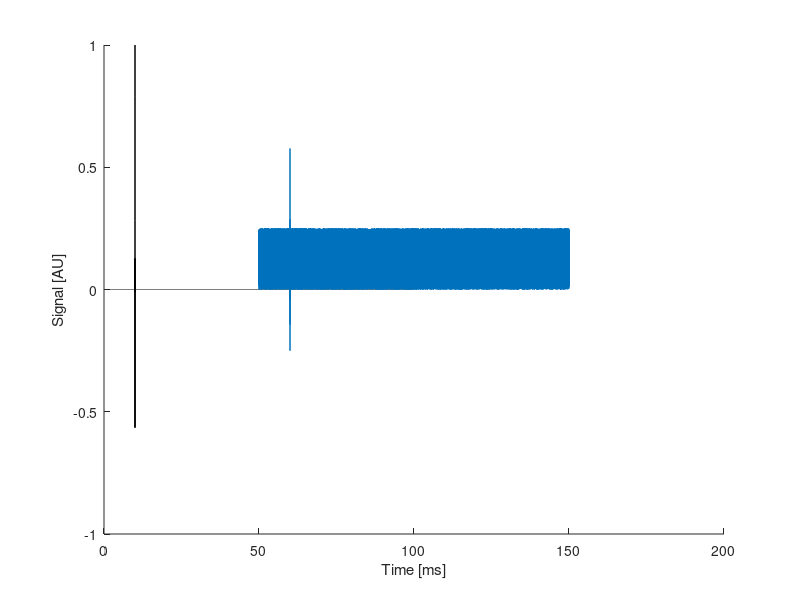
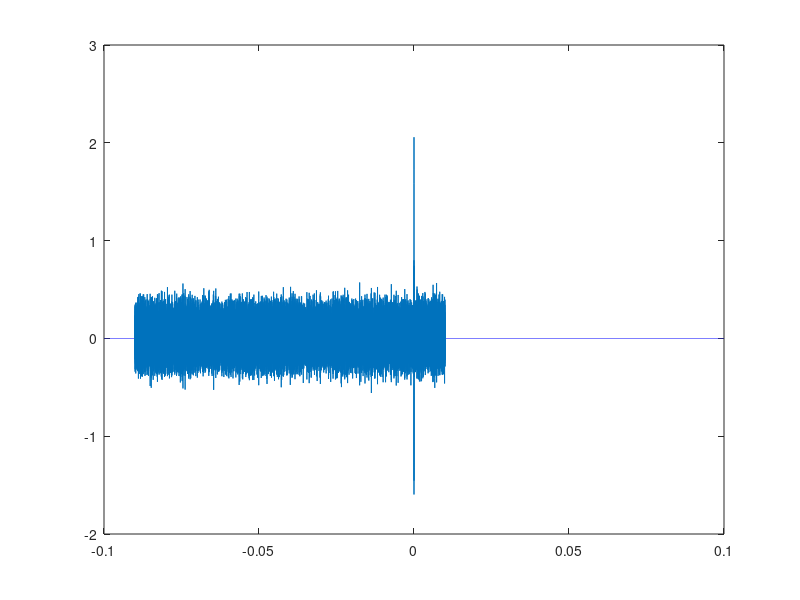

MATLAB code to generate these figures, in order:
clear all
close all
clc

Fs = 1E6; % [Hz]
dt = 1./Fs; % [s]

tMax = 0.1; % [s]

f0 = 1E5;
BW = 0.8;

reflection = 0.5;
noise = 0.25;
delay = 0.05;


t = dt:dt:tMax;

% Trasmitted signal
s0 = gauspuls( t - 0.01, f0, BW );

% Received signal
s1 = reflection.*s0 + noise.*rand(1, length(s0));

% Plot
hold on;
plot( t.*1E3, s0, 'k' );
plot( (t + delay).*1E3, s1 );
xlabel( 'Time [ms]' );
ylabel( 'Signal [AU]' );
zoom xon;

% Compute cross correlation
[r, lags] = xcorr( s0, s1 );
figure()
plot( lags.*dt, r );
